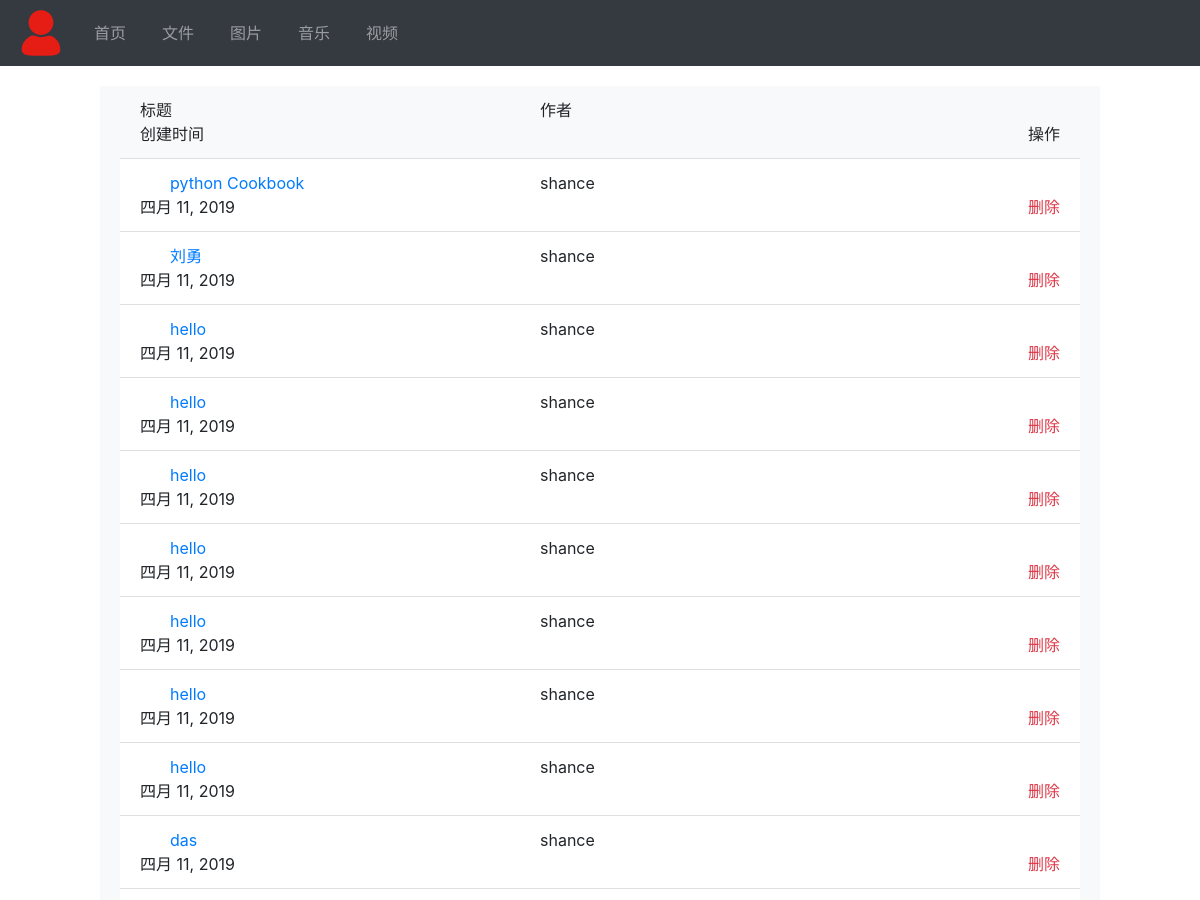
/files/manage/ (signed in, upper part), run on an earlier commit of the app's database.
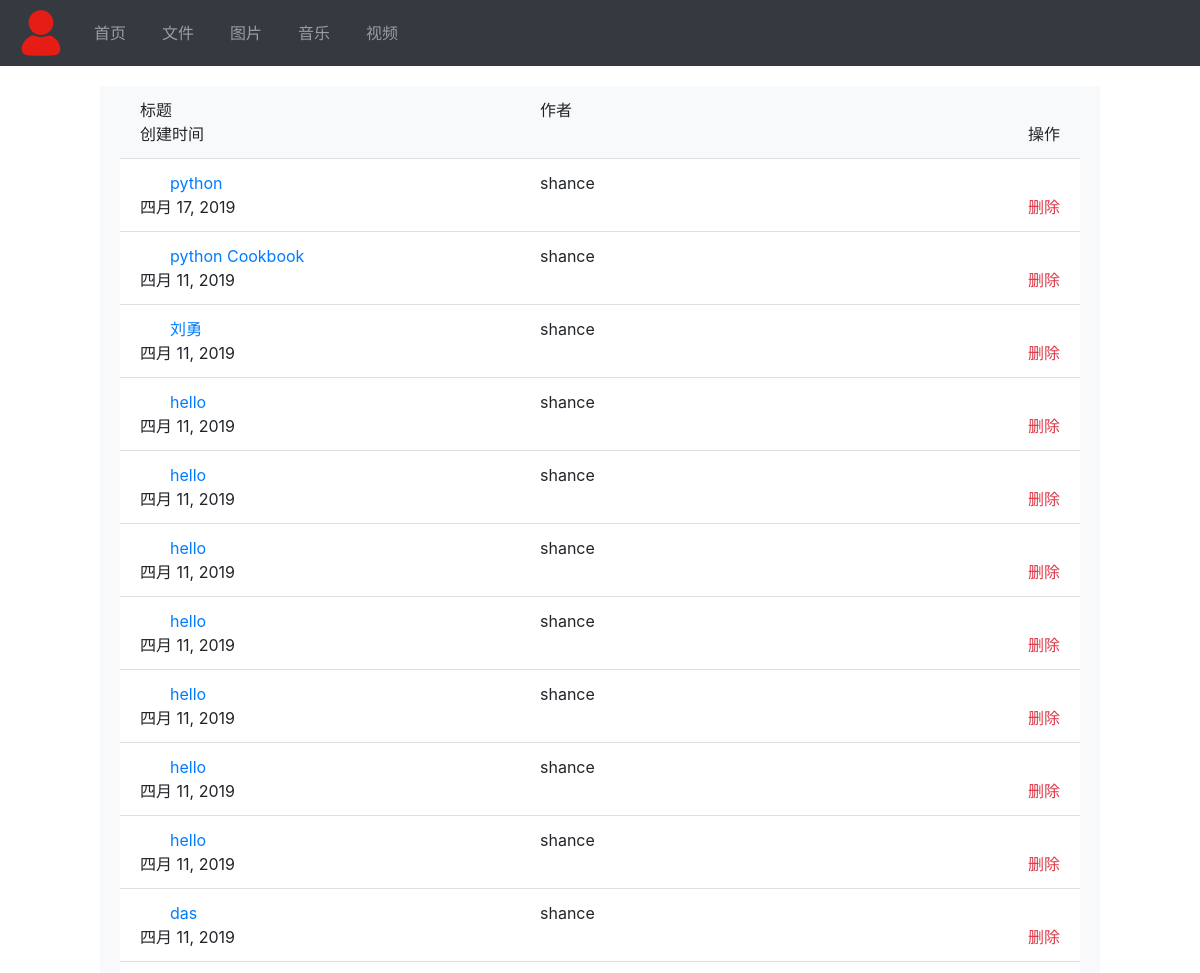
And on a later commit of the database.
### upload_files/models.py (models this page shows, shortened)
class UploadFiles(models.Model):
    title = models.CharField(max_length=100)
    introduction = models.TextField(max_length=500) #简介
    fileType = models.ForeignKey(FileType, on_delete=models.DO_NOTHING, default=1)
    auth = models.ForeignKey(User, on_delete=models.DO_NOTHING, default=1)
    content = models.FileField(upload_to='files') # 内容
    fileLabel = models.ManyToManyField(FileLabel, through='Associated')
    create_time = models.DateField(default=timezone.now, )
    icon = models.ImageField(upload_to='files', blank=True)
    is_active = models.SmallIntegerField(default=0)
    class Meta:
        ordering = ['-create_time']

### upload_files/views.py (the view)
# urls.py: path('manage/', manage_files, name="manage"),
def manage_files(request):
    if request.user.is_authenticated:
        if request.user.is_superuser:
            files = UploadFiles.objects.all()
        else:
            files = UploadFiles.objects.filter(auth=request.user)
        context = {
            "files": files
        }
        return render(request, 'upload_files/manage_base.html', context=context)
    return redirect(reverse('index'))

### upload_files/templates/upload_files/manage_base.html
{% extends 'base.html' %}
{% block content %}
<div class="manage">
<ul class="list-group list-group-flush bg-light">
    <li class="list-group-item bg-light">
        <span>标题</span><span>作者</span><span>创建时间</span><a class="last">操作</a></li>
    {% for file in files %}
    <li class="list-group-item "><span><a class="text-primary" href="{% url 'upload_files:showFile' file.pk %}">{{ file.title }}</a> </span> <span>{{ file.auth }}</span><span>{{ file.create_time }}</span> <a href="{% url 'upload_files:delete' file.pk %}" class="text-danger last" onClick="return confirm('确定删除?');">删除</a>
    </li>
    {% empty %}
        暂无文件
    {% endfor %}
</ul>
</div>
{% endblock %}

What changed in the data, as far as the page shows it:
added UploadFiles: title "python", auth "shance", create_time "四月 17, 2019"
